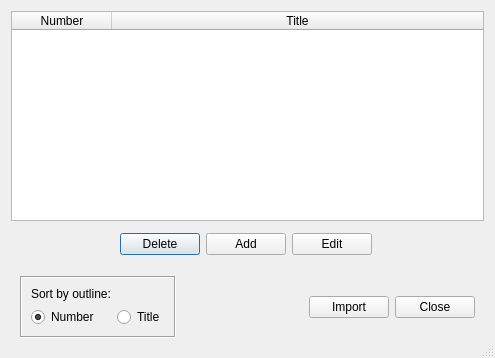
<?xml version="1.0" encoding="UTF-8"?>
<ui version="4.0">
 <class>OutlineWindow</class>
 <widget class="QDialog" name="OutlineWindow">
  <property name="geometry">
   <rect>
    <x>0</x>
    <y>0</y>
    <width>495</width>
    <height>358</height>
   </rect>
  </property>
  <property name="windowTitle">
   <string>Outline Manager</string>
  </property>
  <property name="layoutDirection">
   <enum>Qt::LeftToRight</enum>
  </property>
  <property name="sizeGripEnabled">
   <bool>true</bool>
  </property>
  <property name="modal">
   <bool>false</bool>
  </property>
  <layout class="QGridLayout" name="gridLayout">
   <item row="1" column="0">
    <widget class="QFrame" name="frame_2">
     <property name="layoutDirection">
      <enum>Qt::LeftToRight</enum>
     </property>
     <property name="autoFillBackground">
      <bool>false</bool>
     </property>
     <property name="frameShape">
      <enum>QFrame::NoFrame</enum>
     </property>
     <property name="frameShadow">
      <enum>QFrame::Plain</enum>
     </property>
     <layout class="QHBoxLayout" name="horizontalLayout">
      <property name="leftMargin">
       <number>6</number>
      </property>
      <property name="topMargin">
       <number>6</number>
      </property>
      <property name="bottomMargin">
       <number>6</number>
      </property>
      <item>
       <spacer name="horizontalSpacer_2">
        <property name="orientation">
         <enum>Qt::Horizontal</enum>
        </property>
        <property name="sizeHint" stdset="0">
         <size>
          <width>40</width>
          <height>20</height>
         </size>
        </property>
       </spacer>
      </item>
      <item>
       <widget class="QPushButton" name="button_delete">
        <property name="toolTip">
         <string>&lt;html&gt;&lt;head/&gt;&lt;body&gt;&lt;p&gt;Delete the highlighted outline from the list.&lt;/p&gt;&lt;/body&gt;&lt;/html&gt;</string>
        </property>
        <property name="text">
         <string>Delete</string>
        </property>
       </widget>
      </item>
      <item>
       <widget class="QPushButton" name="button_add">
        <property name="toolTip">
         <string>&lt;html&gt;&lt;head/&gt;&lt;body&gt;&lt;p&gt;Adds a new outline to the list.&lt;/p&gt;&lt;/body&gt;&lt;/html&gt;</string>
        </property>
        <property name="text">
         <string>Add</string>
        </property>
       </widget>
      </item>
      <item>
       <widget class="QPushButton" name="button_edit">
        <property name="toolTip">
         <string>&lt;html&gt;&lt;head/&gt;&lt;body&gt;&lt;p&gt;Edit the highlighted outline.&lt;/p&gt;&lt;/body&gt;&lt;/html&gt;</string>
        </property>
        <property name="text">
         <string>Edit</string>
        </property>
       </widget>
      </item>
      <item>
       <spacer name="horizontalSpacer_3">
        <property name="orientation">
         <enum>Qt::Horizontal</enum>
        </property>
        <property name="sizeHint" stdset="0">
         <size>
          <width>40</width>
          <height>20</height>
         </size>
        </property>
       </spacer>
      </item>
     </layout>
    </widget>
   </item>
   <item row="2" column="0">
    <widget class="QFrame" name="frame">
     <property name="layoutDirection">
      <enum>Qt::LeftToRight</enum>
     </property>
     <property name="frameShape">
      <enum>QFrame::NoFrame</enum>
     </property>
     <property name="frameShadow">
      <enum>QFrame::Plain</enum>
     </property>
     <layout class="QGridLayout" name="gridLayout_3">
      <item row="1" column="1">
       <spacer name="horizontalSpacer">
        <property name="orientation">
         <enum>Qt::Horizontal</enum>
        </property>
        <property name="sizeHint" stdset="0">
         <size>
          <width>40</width>
          <height>20</height>
         </size>
        </property>
       </spacer>
      </item>
      <item row="1" column="0">
       <widget class="QFrame" name="frame_3">
        <property name="frameShape">
         <enum>QFrame::Box</enum>
        </property>
        <property name="frameShadow">
         <enum>QFrame::Sunken</enum>
        </property>
        <layout class="QGridLayout" name="gridLayout_2">
         <item row="1" column="0">
          <widget class="QLabel" name="label">
           <property name="text">
            <string>Sort by outline:</string>
           </property>
          </widget>
         </item>
         <item row="2" column="1">
          <widget class="QRadioButton" name="radioDesending">
           <property name="toolTip">
            <string/>
           </property>
           <property name="whatsThis">
            <string>Sort congregations by reverse alphabetical order.</string>
           </property>
           <property name="text">
            <string>Title</string>
           </property>
           <property name="checked">
            <bool>false</bool>
           </property>
          </widget>
         </item>
         <item row="2" column="0">
          <widget class="QRadioButton" name="radioAscending">
           <property name="toolTip">
            <string/>
           </property>
           <property name="whatsThis">
            <string>Sort congregations by alphabetical order.</string>
           </property>
           <property name="text">
            <string>Number</string>
           </property>
           <property name="checked">
            <bool>true</bool>
           </property>
          </widget>
         </item>
        </layout>
       </widget>
      </item>
      <item row="1" column="2">
       <widget class="QPushButton" name="button_import">
        <property name="enabled">
         <bool>true</bool>
        </property>
        <property name="toolTip">
         <string>&lt;html&gt;&lt;head/&gt;&lt;body&gt;&lt;p&gt;Import a list of outlines to be used. The button becomes disabled after outlines have been imported.&lt;/p&gt;&lt;/body&gt;&lt;/html&gt;</string>
        </property>
        <property name="text">
         <string>Import</string>
        </property>
        <property name="checkable">
         <bool>false</bool>
        </property>
        <property name="autoDefault">
         <bool>true</bool>
        </property>
       </widget>
      </item>
      <item row="1" column="3">
       <widget class="QPushButton" name="button_close">
        <property name="text">
         <string>Close</string>
        </property>
       </widget>
      </item>
     </layout>
    </widget>
   </item>
   <item row="0" column="0">
    <widget class="QTableWidget" name="list_talks">
     <property name="editTriggers">
      <set>QAbstractItemView::NoEditTriggers</set>
     </property>
     <property name="showDropIndicator" stdset="0">
      <bool>false</bool>
     </property>
     <property name="alternatingRowColors">
      <bool>false</bool>
     </property>
     <property name="selectionMode">
      <enum>QAbstractItemView::SingleSelection</enum>
     </property>
     <property name="selectionBehavior">
      <enum>QAbstractItemView::SelectRows</enum>
     </property>
     <property name="showGrid">
      <bool>false</bool>
     </property>
     <property name="wordWrap">
      <bool>true</bool>
     </property>
     <property name="cornerButtonEnabled">
      <bool>true</bool>
     </property>
     <attribute name="horizontalHeaderVisible">
      <bool>true</bool>
     </attribute>
     <attribute name="horizontalHeaderCascadingSectionResizes">
      <bool>false</bool>
     </attribute>
     <attribute name="horizontalHeaderStretchLastSection">
      <bool>true</bool>
     </attribute>
     <attribute name="verticalHeaderVisible">
      <bool>false</bool>
     </attribute>
     <row>
      <property name="text">
       <string>New Row</string>
      </property>
     </row>
     <column>
      <property name="text">
       <string>Number</string>
      </property>
     </column>
     <column>
      <property name="text">
       <string>Title</string>
      </property>
     </column>
    </widget>
   </item>
  </layout>
 </widget>
 <tabstops>
  <tabstop>button_add</tabstop>
  <tabstop>button_edit</tabstop>
  <tabstop>button_delete</tabstop>
  <tabstop>radioAscending</tabstop>
  <tabstop>radioDesending</tabstop>
  <tabstop>button_close</tabstop>
  <tabstop>list_talks</tabstop>
 </tabstops>
 <resources/>
 <connections>
  <connection>
   <sender>button_close</sender>
   <signal>clicked()</signal>
   <receiver>OutlineWindow</receiver>
   <slot>close()</slot>
   <hints>
    <hint type="sourcelabel">
     <x>420</x>
     <y>293</y>
    </hint>
    <hint type="destinationlabel">
     <x>288</x>
     <y>164</y>
    </hint>
   </hints>
  </connection>
 </connections>
</ui>
